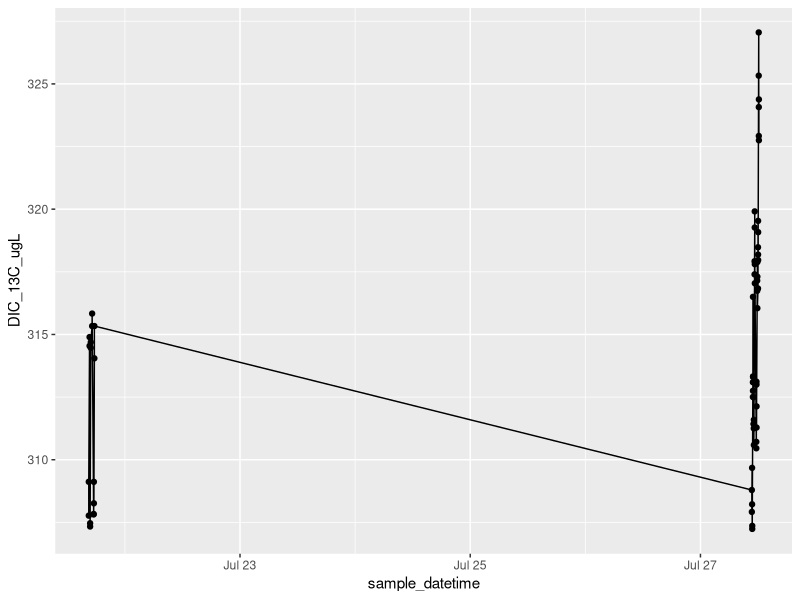
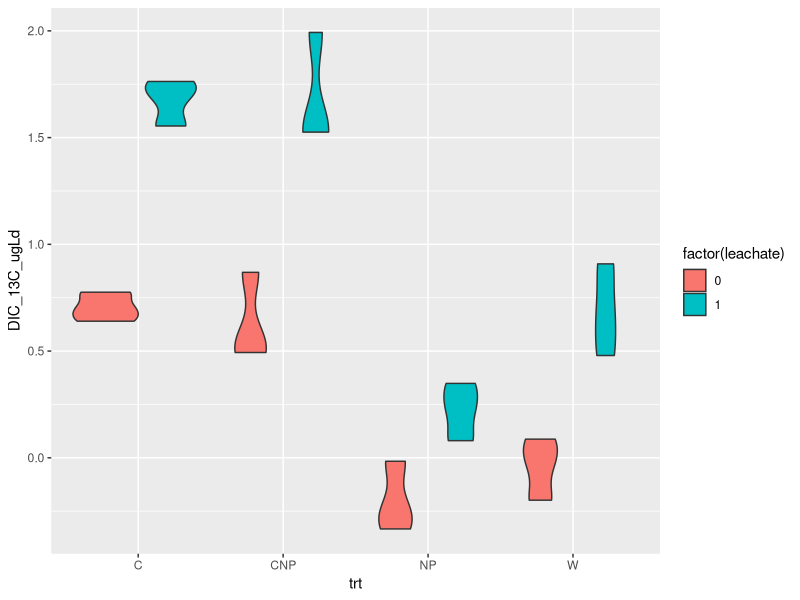
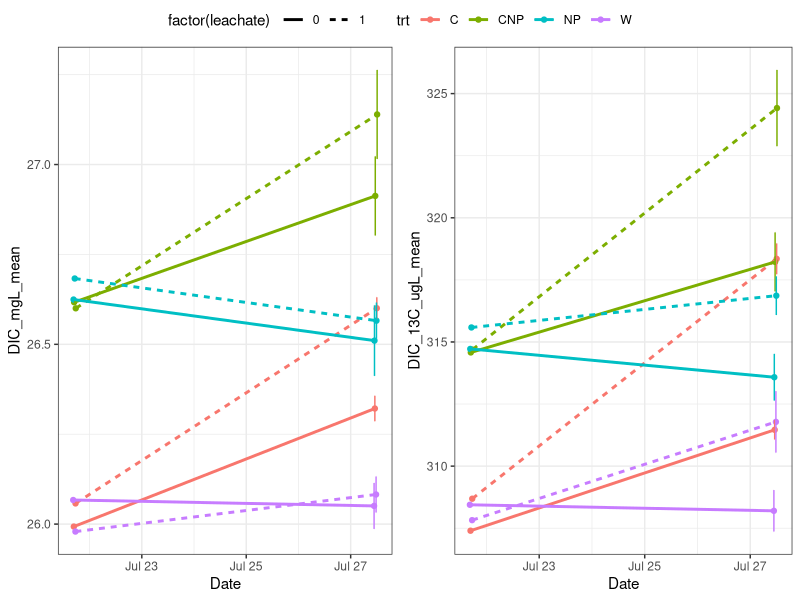
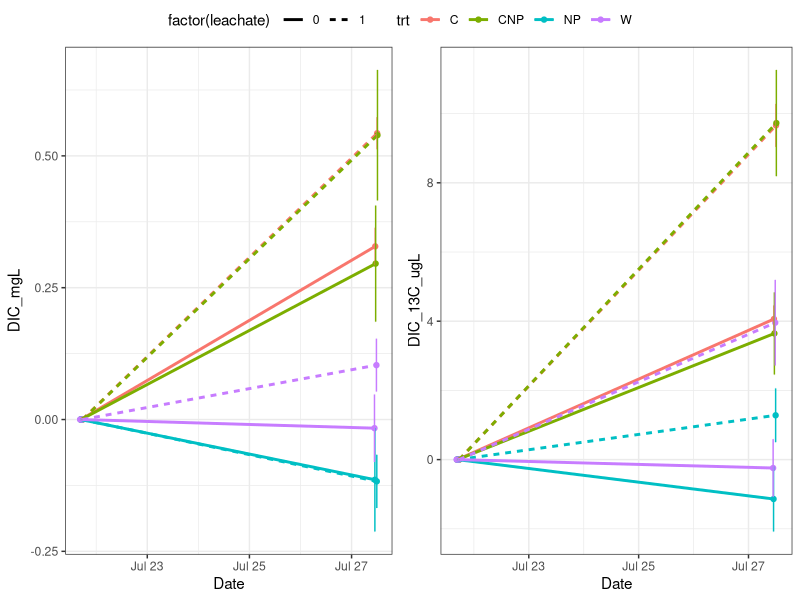
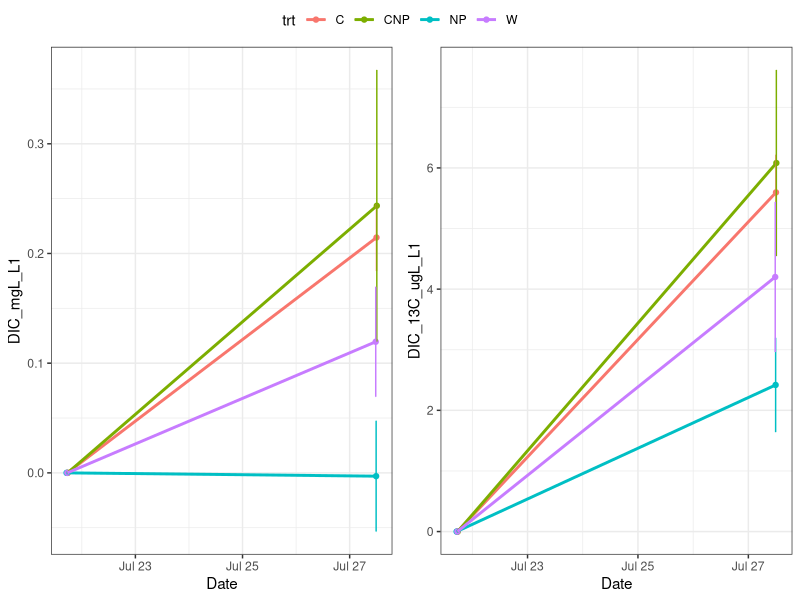
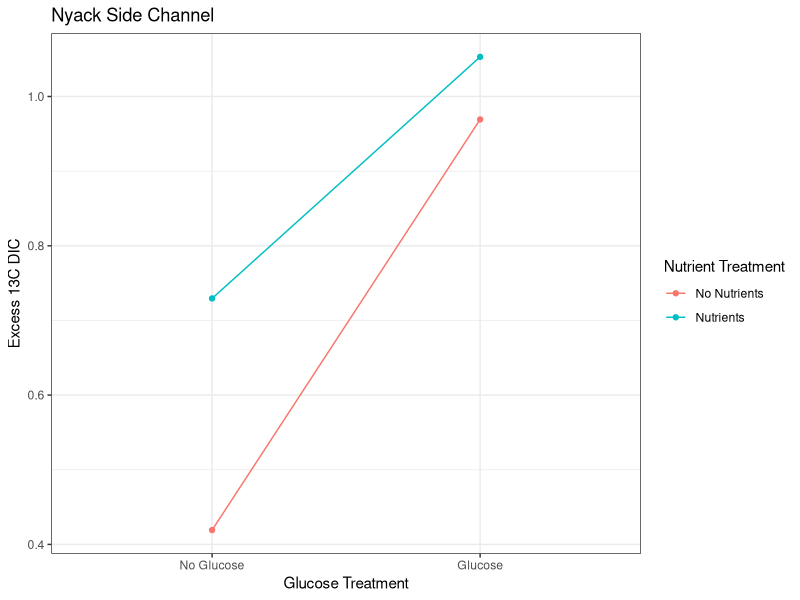
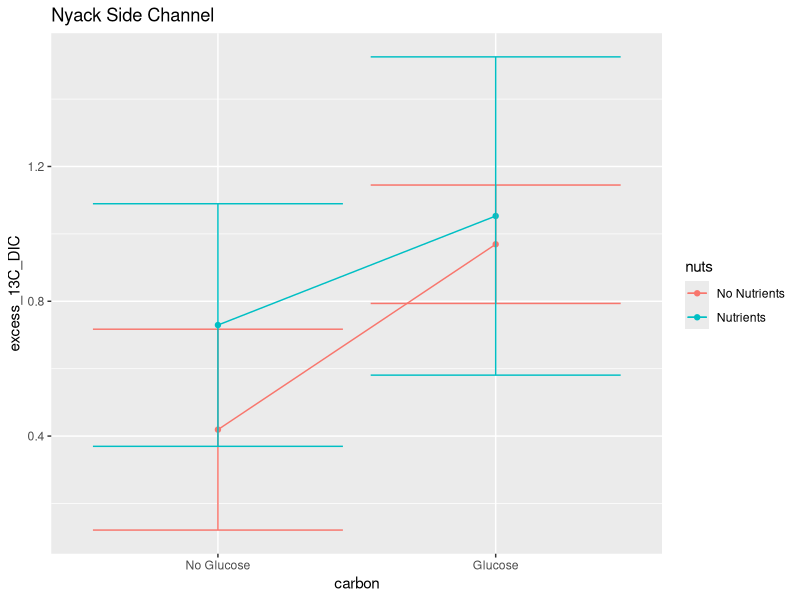

The R script that drew these images, in order:
library(tidyverse)
library(lubridate)
library(dplyr)


# setup ####
dat <- read_csv("data/Kirby_NyackSC/nsc_expt.csv")
alk <- read_csv('data/alkalinity/nsc_alkalinity.csv') %>%
    filter(!is.na(trt)) %>%
    mutate(date = as.Date(date, format = '%m/%d/%Y')) %>%
    select(-samplenum, -treatment, -vol_acid)
glimpse(dat)


# Functions ####
deltoAF<- function (del) {
    Rst<-0.0112372
    R<-(del/1000+1)*Rst
    AF<-R/(1+R)
    AF

}

AFtodel <- function (AF) {
    Rst<-0.0112372
    R<- AF/(1-AF)
    del<- (R/Rst-1)*1000

    del
}

DICfrom_C_A <- function(K1, K2, C, A){
    H_minus <- (((-K1*C))-sqrt(((K1*C)^2)-(4*-1*A*2*K1*K2*C)))/(2*-1*A)
    pH <- -1*log10(H_minus)
    B <- (K1*C)/H_minus
    Ca <- (K2*B)/H_minus
    D <- C + B + Ca
    A_check <- B + 2*Ca

    l <- list(H_minus, pH, C, B, Ca, D, A, A_check)
    names(l) <- c("H", "pH", "C", "B", "Ca", "D", "A","A check")
    DIC = l$D
    return(DIC)
}

# metadata ####
trts <- data.frame(Treatment = 1:8,
                   trt = c('W',  'NP', 'C', 'CNP','W',  'NP', 'C', 'CNP'),
                   leachate = c(0,0,0,0,1,1,1,1))

# add actual data for this part once we have DOC from Adam
c_source <- read_csv('data/DOC_stock_concentrations.csv')

# There is no clear pattern in the alkalinity data. Take an average:
alk <- alk %>% filter(final_pH > 4.3) %>%
    summarize(alk_meqL = mean(alk_meqL))

dat <- left_join(dat, trts, by = 'Treatment') %>%
    mutate(date = as.Date(sample_datetime))
#left_join(alk, by = c('date', 'trt', 'leachate'))

# calculate DIC in the water ####
###testing DIC from pCO2-alk
###partial pressures of CO2 pCO2 in uatm
#alk <- 1.588 *10 ^(-3) # mol/L
# pCO2 <- 30 * 10^(-6) # mol/L
temp <- 273+21
K1 <- exp(290.9097-14554.21/(temp)-45.0575*log(temp))
K2 <- exp(207.6548-11843.79/(temp)-33.6485*log(temp))

# out <-DICfrom_C_A(K1=K1, K2=K2,C=pCO2,A=alk)
dat$DIC_molL <- DICfrom_C_A(K1, K2, dat$CO2_conc_umolL * 10^(-6),
                            alk$alk_meqL* 10^-3)
# dat$DIC_13molL <- DICfrom_C_A(K1, K2, dat$CO2_13C_umolL * 10^(-6), alk)
dat$DIC_mgL <- dat$DIC_molL*12.011*1000
# dat$AF = deltoAF(dat$delCO2)
dat$DIC_13C_umolL = dat$DIC_molL * dat$AF *10^6
dat$DIC_13C_ugL = dat$DIC_13C_umolL * 13


dat %>% dplyr::filter(!is.na(Treatment)) %>%
    ggplot(aes(x = sample_datetime, y = DIC_13C_ugL))+
    geom_point() + geom_line()

# # Clean up data ####
# # Remove high time zero point:
# dat %>% filter(batch == 1, Treatment == 6)
# # It looks like the high one is syringe 8G. Check this in the notes.
#
# dat <- dat %>%
#     filter(!(batch == 1 & Syringe == '8G'),
#            !is.na(Treatment))

#FINAL FIGURES####

# filter to use only the start and end time points

dat_sum <- dat %>%
    group_by(batch, trt, leachate, replicate) %>%
    summarize(across(any_of(c('sample_datetime', 'delCO2', 'DIC_mgL',
                              'DIC_13C_ugL', 'alk_meqL')),
                     .fns = ~mean(., na.rm = T))) %>%
    ungroup()

bottle_dif <-
    dat_sum %>% select(-starts_with(c('delCO2', 'alk_meqL'))) %>%
    mutate(batch = case_when(batch == 1 ~ 'T0',
                             batch == 2 ~ 'T1'))%>%
    pivot_wider(names_from = c('batch', 'replicate'),
                values_from = c('sample_datetime', 'DIC_mgL', 'DIC_13C_ugL')) %>%
    rename_with(~sub('_NA$', '', .)) %>%
    mutate(across(starts_with('DIC_mgL_T1'), .fns = ~ . - DIC_mgL_T0),
           across(starts_with('DIC_13C_ugL_T1'), .fns = ~ . - DIC_13C_ugL_T0),
           across(starts_with('sample_datetime_T1'), .fns = ~ . - sample_datetime_T0)) %>%
    select(-ends_with('T0')) %>%
    pivot_longer(cols = ends_with(c('_A', '_B', '_C')),
                 names_to = c('.value', 'rep'),
                 names_sep = '_T1_') %>%
    mutate(sample_datetime = as.numeric(sample_datetime),
           DIC_ugLd = DIC_mgL/sample_datetime*1000,
           DIC_13C_ugLd = DIC_13C_ugL/sample_datetime) %>%
    select(-sample_datetime, -DIC_mgL, -DIC_13C_ugL)

ggplot(bottle_dif, aes(trt, DIC_13C_ugLd, fill = factor(leachate))) +
    geom_violin()
write_csv(bottle_dif, 'data/DIC_change_by_bottle_nsc.csv')

dat_sum <- dat_sum %>%
    select(-replicate) %>%
    group_by(batch, trt, leachate) %>%
    summarize(across(any_of(c('sample_datetime', 'delCO2', 'DIC_mgL',
                              'DIC_13C_ugL', 'alk_meqL')),
                     .fns = list(mean = ~mean(., na.rm = T),
                                 sd = ~sd(., na.rm = T)))) %>%
    rename(sample_datetime = sample_datetime_mean) %>%
    select(-sample_datetime_sd) %>%
    mutate(across(ends_with('sd'), ~case_when(is.na(.) ~ 0,
                                              TRUE ~ .)))

p12 <- ggplot(dat_sum, aes(sample_datetime, DIC_mgL_mean, col = trt, lty = factor(leachate)))+
    geom_point() + geom_line(size = 1) +
    geom_errorbar(aes(ymin = DIC_mgL_mean - DIC_mgL_sd,
                      ymax = DIC_mgL_mean + DIC_mgL_sd), lty = 1)+
    xlab('Date') +theme_bw()
p13 <- ggplot(dat_sum, aes(sample_datetime, DIC_13C_ugL_mean, col = trt, lty = factor(leachate)))+
    geom_point() + geom_line(size = 1) +
    geom_errorbar(aes(ymin = DIC_13C_ugL_mean - DIC_13C_ugL_sd,
                      ymax = DIC_13C_ugL_mean + DIC_13C_ugL_sd), lty = 1)+
    xlab('Date') +theme_bw()

ggpubr::ggarrange(p12, p13, common.legend = T)

#removing baseline ####

dat_dif <- dat_sum %>% select(-starts_with(c('delCO2', 'alk_meqL'))) %>%
    mutate(batch = case_when(batch == 1 ~ 'T0',
                             batch == 2 ~ 'T1'))%>%
    rename(DIC_mgL = DIC_mgL_mean, DIC_13C_ugL = DIC_13C_ugL_mean) %>%
    pivot_wider(names_from = 'batch',
                values_from = c('sample_datetime', 'DIC_mgL', 'DIC_13C_ugL',
                                'DIC_mgL_sd', 'DIC_13C_ugL_sd')) %>%
    mutate(DIC_mgL_T1 = DIC_mgL_T1 - DIC_mgL_T0,
           DIC_mgL_T0 = DIC_mgL_T0 - DIC_mgL_T0,
           DIC_13C_ugL_T1 = DIC_13C_ugL_T1 - DIC_13C_ugL_T0,
           DIC_13C_ugL_T0 = DIC_13C_ugL_T0 - DIC_13C_ugL_T0) %>%
    pivot_longer(cols = ends_with(c('T0', 'T1')),
                 names_to = c('.value', 'time'),
                 names_sep = '_T')


#code to save figure(change expt name)
p12 <- ggplot(dat_dif, aes(sample_datetime, DIC_mgL, col = trt, lty = factor(leachate)))+
    geom_point() + geom_line(size = 1) +
    geom_errorbar(aes(ymin = DIC_mgL - DIC_mgL_sd,
                      ymax = DIC_mgL + DIC_mgL_sd), lty = 1)+
    xlab('Date') +theme_bw()
p13 <- ggplot(dat_dif, aes(sample_datetime, DIC_13C_ugL, col = trt, lty = factor(leachate)))+
    geom_point() + geom_line(size = 1) +
    geom_errorbar(aes(ymin = DIC_13C_ugL - DIC_13C_ugL_sd,
                      ymax = DIC_13C_ugL + DIC_13C_ugL_sd), lty = 1)+
    xlab('Date') +theme_bw()
#png(filename = 'figures/nsc_expt_13CO2.png',
 #   width = 8, height = 5, res = 300, units = 'in')
ggpubr::ggarrange(p12, p13, common.legend = T)
dev.off()

#removing non-leachate treatment####
dat_lch <- dat_dif %>%
    mutate(leachate = case_when(leachate == 1 ~ 'L1',
                                leachate == 0 ~ 'L0'))%>%
    pivot_wider(names_from = 'leachate',
                values_from = c('sample_datetime', 'DIC_mgL', 'DIC_13C_ugL',
                                'DIC_mgL_sd', 'DIC_13C_ugL_sd')) %>%
    mutate(DIC_mgL_L1 = DIC_mgL_L1 - DIC_mgL_L0,
           DIC_13C_ugL_L1 = DIC_13C_ugL_L1 - DIC_13C_ugL_L0) %>%
    select(-ends_with('L0')) %>%
    rename(sample_datetime = sample_datetime_L1)
# pivot_longer(cols = ends_with(c('L0', 'L1')),
#              names_to = c('.value', 'time'),
#              names_sep = '_L')
#left_join(dat_dif, by = c('time'='time','trt'='trt'))



#code to save figure(change expt name)
p12 <- ggplot(dat_lch, aes(sample_datetime, DIC_mgL_L1, col = trt))+
    geom_point() + geom_line(size = 1) +
    geom_errorbar(aes(ymin = DIC_mgL_L1 - DIC_mgL_sd_L1,
                      ymax = DIC_mgL_L1 + DIC_mgL_sd_L1), lty = 1)+
    xlab('Date') +theme_bw()
p13 <- ggplot(dat_lch, aes(sample_datetime, DIC_13C_ugL_L1, col = trt))+
    geom_point() + geom_line(size = 1) +
    geom_errorbar(aes(ymin = DIC_13C_ugL_L1 - DIC_13C_ugL_sd_L1,
                      ymax = DIC_13C_ugL_L1 + DIC_13C_ugL_sd_L1), lty = 1)+
    xlab('Date') +theme_bw()
# png(filename = 'figures/nsc_expt_13CO2change.png',
    # width = 8, height = 5, res = 300, units = 'in')
ggpubr::ggarrange(p12, p13, common.legend = T)
dev.off()

#tables ####

dd <- dat_sum %>% select(-starts_with(c('delCO2', 'alk_meqL'))) %>%
    mutate(batch = case_when(batch == 1 ~ 'T0',
                             batch == 2 ~ 'T'))%>%
    rename(DIC_mgL = DIC_mgL_mean, DIC_13C_ugL = DIC_13C_ugL_mean) %>%
    pivot_wider(names_from = 'batch',
                values_from = c('sample_datetime', 'DIC_mgL', 'DIC_13C_ugL',
                                'DIC_mgL_sd', 'DIC_13C_ugL_sd')) %>%
    mutate(inc_time = sample_datetime_T - sample_datetime_T0,
           Delta_T = as.numeric(inc_time),
           Delta_DIC_ugLd = (DIC_mgL_T - DIC_mgL_T0)*1000/Delta_T,
           Delta_DIC_ugLd_sd = (DIC_mgL_sd_T + DIC_mgL_sd_T0)*1000/Delta_T,
           Delta_DIC_13_ugLd = (DIC_13C_ugL_T - DIC_13C_ugL_T0)/Delta_T,
           Delta_DIC_13_ugLd_sd = (DIC_13C_ugL_sd_T + DIC_13C_ugL_sd_T0)/Delta_T) %>%
    select(-ends_with(c('_T', '_T0')))

mutate(dd, AF = Delta_DIC_13_ugLd/(Delta_DIC_13_ugLd + Delta_DIC_ugLd),
       del = AFtodel(AF))

excess13CDIC <- dd %>% select( -inc_time) %>%
    pivot_wider(id_cols = trt, names_from = 'leachate',
                values_from = c('Delta_DIC_ugLd', 'Delta_DIC_13_ugLd',
                                'Delta_DIC_ugLd_sd', 'Delta_DIC_13_ugLd_sd')) %>%
    mutate(excess_13C_DIC = Delta_DIC_13_ugLd_1 - Delta_DIC_13_ugLd_0,
           excess_13C_sd = Delta_DIC_13_ugLd_sd_1 + Delta_DIC_13_ugLd_sd_0) %>%
    select(-ends_with(c('_1','_0'))) %>%
    mutate(site = 'nyack_sc', .before = trt)

excess13CDIC$carbon = c('Glucose', 'Glucose', 'No Glucose', 'No Glucose')
excess13CDIC$carbon <- factor(excess13CDIC$carbon, levels = c('No Glucose','Glucose'))
excess13CDIC$nuts = c('No Nutrients', 'Nutrients', 'No Nutrients', 'Nutrients')
png(filename = 'figures/nsc_expt_13CDIC_pres.png',
    width = 5, height = 5, res = 300, units = 'in')
ggplot(excess13CDIC, aes(carbon, excess_13C_DIC, col = nuts,fill = nuts, group = nuts)) +
    geom_line() + geom_point() +
    # geom_ribbon(aes(ymin = excess_13C_DIC - excess_13C_sd,
    #                   ymax = excess_13C_DIC + excess_13C_sd),col = 'transparent', alpha = 0.2,
    #             outline.type = 'full')+
    ggtitle('Nyack Side Channel')+
    xlab('Glucose Treatment') +theme_bw()+
    ylab('Excess 13C DIC')+
    guides(color = guide_legend(title = "Nutrient Treatment"))+
    guides(fill = FALSE)
dev.off()

excess13CDIC$carbon = c('Glucose', 'Glucose', 'No Glucose', 'No Glucose')
excess13CDIC$carbon <- factor(excess13CDIC$carbon, levels = c('No Glucose','Glucose'))
excess13CDIC$nuts = c('No Nutrients', 'Nutrients', 'No Nutrients', 'Nutrients')
png(filename = 'figures/nsc_expt_13CDIC.png',
    width = 5, height = 5, res = 300, units = 'in')
ggplot(excess13CDIC, aes(carbon, excess_13C_DIC, col = nuts, group = nuts)) +
    geom_line() + geom_point() +
    geom_errorbar(aes(ymin = excess_13C_DIC - excess_13C_sd,
                      ymax = excess_13C_DIC + excess_13C_sd))+
    ggtitle('Nyack Side Channel')
dev.off()

write_csv(excess13CDIC, 'data/excessDIC_nsc.csv')

# write_csv(DIC_dataframe, "processed_CO2/experiment1_processed.csv")
# DIC <- read_csv('processed_CO2/experiment1_processed.csv')
#
# # calculate excess 13CDIC in each treatment ####
# sumDIC <- filter(DIC, time_interval %in% c('T0', 'T5')) %>%
#     select(time_interval, treatment, sample_datetime, DIC_molL, DIC_13C_umolL) %>%
#     group_by(time_interval, treatment) %>%
#     # summarize(across(.fns = list(mean = ~mean(.), sd = sd(.))))
#     summarize(sample_datetime = mean(sample_datetime),
#               DIC_molL = mean(DIC_molL),
#               DIC_13C_sd = sd(DIC_13C_umolL),
#               DIC_13C_umolL = mean(DIC_13C_umolL)) %>%
#     ungroup()
#
# DIC_table <- sumDIC %>%
#     mutate(excess_13C_DIC_umolL = DIC_13C_umolL - sumDIC$DIC_13C_umolL[sumDIC$time_interval == 'T0'],
#            excess_DIC_umolL = (DIC_molL - sumDIC$DIC_molL[sumDIC$time_interval == 'T0'])*10^6,
#            excess_13C_DIC_umolL_sd = DIC_13C_sd + sumDIC$DIC_13C_sd[sumDIC$time_interval == 'T0'])
#
#
# #creating excess accumulated 13C CO2 (from DIC) plot  ####
# # setwd('/Users/niko/Dropbox/leachate_linder/processed_CO2')
# # DIC_table <- read_csv('~/Dropbox/leachate_linder/processed_CO2/DIC_table.csv')
# DIC_table$nutrients <- c(0,0,1,0,1)
# DIC_table$sugar <- c(0,1,1,0,0)
# # DIC_table$DICXS <- DIC_table$DICXS*1000
# # DIC_table$STDev_T5 <- DIC_table$STDev_T5*1000
# # DIC_table$STDev_T0 <- DIC_table$STDev_T0*1000
# # DIC_table$STDev <- DIC_table$STDev_T0 + DIC_table$STDev_T5
#
# DIC_table <- slice(DIC_table, -1)
#
# plot(DIC_table$sugar[DIC_table$nutrients == 1],
#      DIC_table$excess_13C_DIC_umolL[DIC_table$nutrients == 1], type = 'b',
#      xlim = c(-0.25,1.25), ylim = c(0,1.5), pch = 15, col = 'blue',
#      xaxt = 'n', xlab = 'No Sugar                                         Sugar',
#      ylab = 'Accumulated Excess 13C CO2 (µg)')
#
#
# arrows(x0 = DIC_table$sugar[DIC_table$nutrients == 1],
#        y0 = DIC_table$excess_13C_DIC_umolL[DIC_table$nutrients == 1],
#        x1 = DIC_table$sugar[DIC_table$nutrients == 1],
#        y1 = DIC_table$excess_13C_DIC_umolL[DIC_table$nutrients == 1]+
#          DIC_table$excess_13C_DIC_umolL_sd[DIC_table$nutrients ==1], length = 0.1, angle = 90)
# arrows(x0 = DIC_table$sugar[DIC_table$nutrients == 1],
#       y0 = DIC_table$excess_13C_DIC_umolL[DIC_table$nutrients == 1],
#       x1 = DIC_table$sugar[DIC_table$nutrients == 1],
#       y1 = DIC_table$excess_13C_DIC_umolL[DIC_table$nutrients == 1]-
#         DIC_table$excess_13C_DIC_umolL_sd[DIC_table$nutrients ==1], angle = 90, length = 0.1)
#
# lines(DIC_table$sugar[DIC_table$nutrients == 0],
#       DIC_table$excess_13C_DIC_umolL[DIC_table$nutrients == 0],pch = 1, col = 'forestgreen')
# points(DIC_table$sugar[DIC_table$nutrients == 0],
#        DIC_table$excess_13C_DIC_umolL[DIC_table$nutrients == 0], pch = 15, col = 'forestgreen')
# arrows(x0 = DIC_table$sugar[DIC_table$nutrients == 0],
#        y0 = DIC_table$excess_13C_DIC_umolL[DIC_table$nutrients == 0],
#        x1 = DIC_table$sugar[DIC_table$nutrients == 0],
#        y1 = DIC_table$excess_13C_DIC_umolL[DIC_table$nutrients == 0]+
#          DIC_table$excess_13C_DIC_umolL_sd[DIC_table$nutrients ==0], length = 0.1, angle = 90)
# arrows(x0 = DIC_table$sugar[DIC_table$nutrients == 0],
#        y0 = DIC_table$excess_13C_DIC_umolL[DIC_table$nutrients == 0],
#        x1 = DIC_table$sugar[DIC_table$nutrients == 0],
#        y1 = DIC_table$excess_13C_DIC_umolL[DIC_table$nutrients == 0]-
#          DIC_table$excess_13C_DIC_umolL_sd[DIC_table$nutrients ==0], angle = 90, length = 0.1)
#
# legend('topleft', legend = c('Nutrients', 'No Nutrients'),
#        col = c('green', 'blue'), lty = c(1,1), pch = c(15, 15), border = NA)
#
# # plot(DIC_table$sample_datetime, dat$DIC_13C, type = 'b', pch = 15)
# lines(dat$sample_datetime)
#
# arrows()
